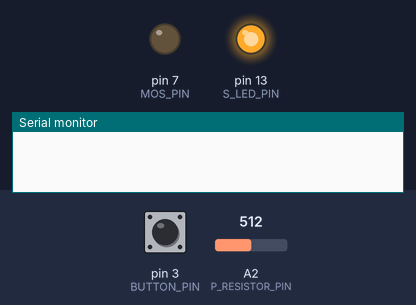
This sketch was run on a simulated Arduino Uno, built with avr-gcc and run on an emulated ATmega328P. Shown: output pins drawn as LEDs (lit = HIGH), the last lines printed to the serial monitor. Dashed ring = blinking. The test bench sets the inputs (shaded band); at power-on: pin 3 (BUTTON_PIN) HIGH, A2 (P_RESISTOR_PIN) = 512.

Above: at 1.3 s.
1.4 s: pin 3 (BUTTON_PIN) pulled LOW for 3.2 s
At 4.2 s:
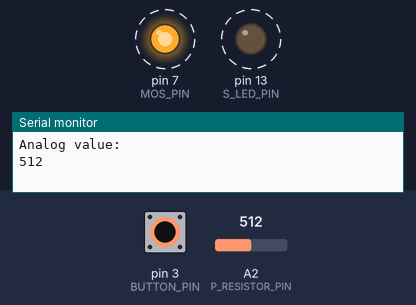
6.1 s: pin 3 (BUTTON_PIN) pulled LOW for 0.3 s
At 7.0 s:
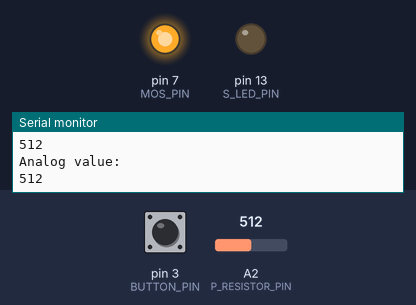
7.9 s: pin 3 (BUTTON_PIN) pulled LOW for 1 s
At 8.4 s:
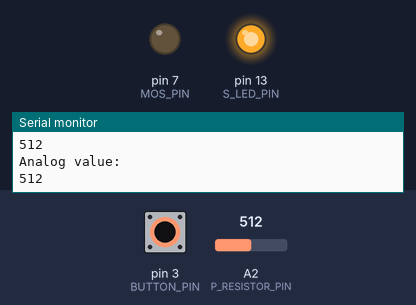
Timing chart, 0 to 10.9 s (numbered marks = the images above; inputs shaded):
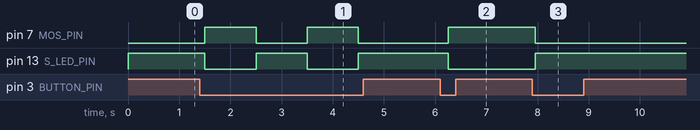

Measured:
- after the input at 1.4 s, pin 7 (MOS_PIN), pin 13 (S_LED_PIN): alternates HIGH for 1.0 s and LOW for 1.0 s, starting after 0.10 s
- after the input at 6.1 s, pin 7 (MOS_PIN): LOW → HIGH after 0.15 s; pin 13 (S_LED_PIN): HIGH → LOW after 0.15 s
- after the input at 7.9 s, pin 7 (MOS_PIN): HIGH → LOW after 0.05 s; pin 13 (S_LED_PIN): LOW → HIGH after 0.05 s

The sketch:

PhotoresistorSwitch.ino
```cpp
/* Chem-E-Car Club Code
  Last Updated: Spring 2020
  Author: Nicholas Gildenhuys
*/

// no p_led, that is just hardwired as on
//#define P_LED_PIN  2 // defined as the LED for giving p_resistor steady signal
#define S_LED_PIN  13// defined as the signal led pin
#define BUTTON_PIN  3// define as buttun pin
#define P_RESISTOR_PIN  A2//define as the photoresistor pin
#define MOS_PIN  7//defined as the pin outputing to the mosfet
#define TRANS 50//the transistion value to stop the solonoid at
// look at the iodine clock reaction graph for the curve
// 50 was chosen from this graph

//int state   = 0; // not really used in final build
//int history = 0; // for later use if we need a better gauge of iodine cock value
int p_val;
/* void setup()

   Function:
      - Sets up the proper pins as inputs and outputs
      - begins serial communication with terminal for debugging
*/
void setup()
{
  Serial.begin(9600); // starts serial communication for debugging

  //pinMode(P_LED_PIN, OUTPUT); // sets the led pin as an output
  pinMode(S_LED_PIN, OUTPUT);
  pinMode(MOS_PIN, OUTPUT);
  pinMode(P_RESISTOR_PIN, INPUT); // sets the photo resistor pin to be an input
  pinMode(BUTTON_PIN, INPUT); // sets the button pin to be an input

  digitalWrite(S_LED_PIN, HIGH);
  //digitalWrite(BUTTON_PIN, HIGH);

}

/* void loop()

   Function: the main loop function, what is in here will loop over and over while the arduino is on.
      - Check if the button has been pressed to be start tracking photoresistor value
      - If pressed for a certain time, reset everything, if just momentary, pick up where ever it last left off
      - While tracking check for significant change (will require testing to figure out what that change will have to be
      - Once the proper change is seen by the resistor, send a HIGH to the MOSFET to turn ON/OFF (not sure what the prefered state is) the solonoid and signal a side LED that it's done
      - Once finished, exit and return to steady stat button input, and LED should show that it's in this state

*/
void loop()
{
  while(digitalRead(BUTTON_PIN)) delay(250); // wait to start the car

  // turn off status led pin
  digitalWrite(S_LED_PIN, LOW);
  // arm the solonoid
  digitalWrite(MOS_PIN, HIGH);
  delay(1000); // I know this is not the best way to do this
  do{
    p_val = analogRead(P_RESISTOR_PIN);
    Serial.println("Analog value: ");
    Serial.println(p_val);
    if(!digitalRead(BUTTON_PIN)) break;
    delay(100);
  }while(p_val > TRANS);
  digitalWrite(S_LED_PIN, HIGH);

  digitalWrite(MOS_PIN, LOW);
  delay(1000);// #badpractice
}
```
